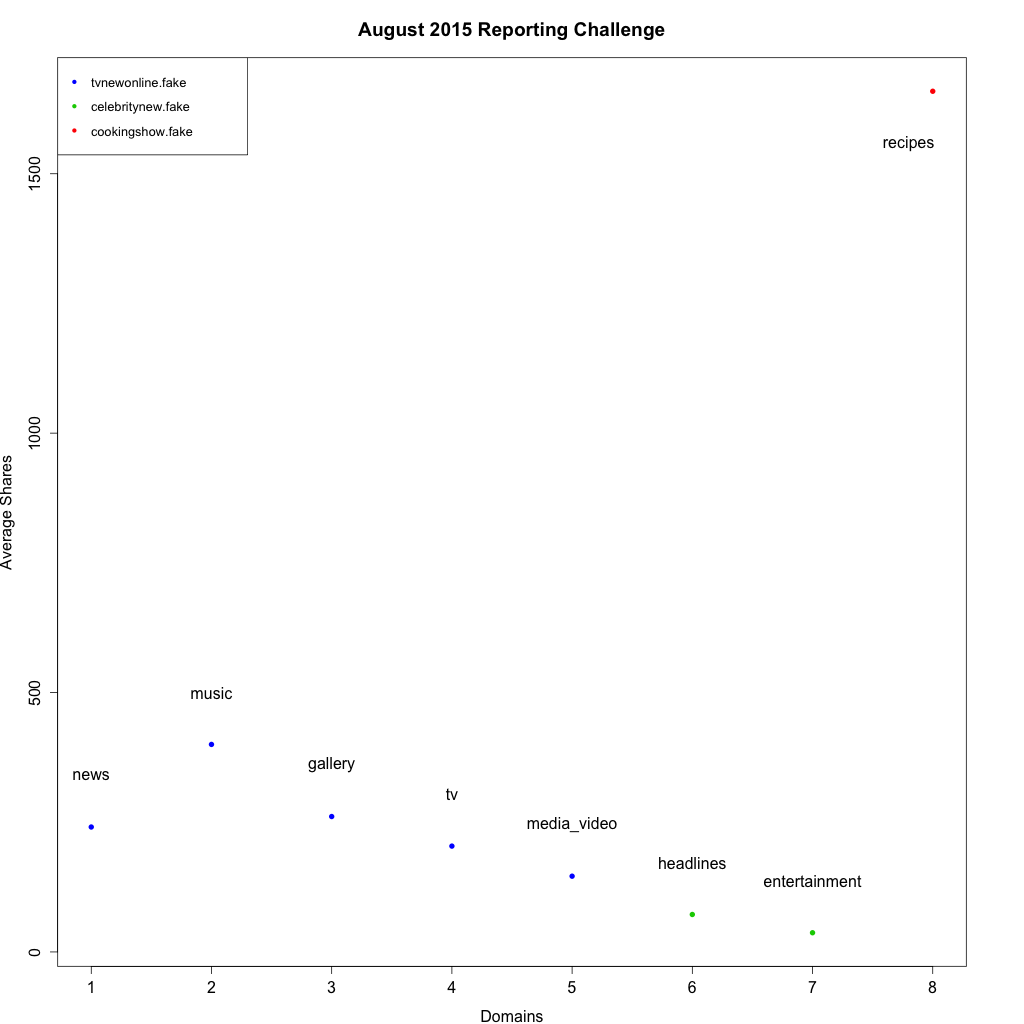

R code for this plot:
#August 2015 Reporting Challenge
a<-read.xlsx("db.xlsx")
FeaturesNames<-as.character(a$url)

#calculate summary of domain 1 :tvnewonline.fake 
news<-FeaturesNames[grep("http://www.tvnewsonline.fake/news",FeaturesNames)]
music<-FeaturesNames[grep("http://www.tvnewsonline.fake/music",FeaturesNames)]
gallery<-FeaturesNames[grep("http://www.tvnewsonline.fake/gallery",FeaturesNames)]
tv<-FeaturesNames[grep("http://www.tvnewsonline.fake/tv",FeaturesNames)]
media_video<-FeaturesNames[grep("http://www.tvnewsonline.fake/media/video",FeaturesNames)]
f1<-subset(a,a$url %in% news)
f2<-subset(a,a$url %in% music)
f3<-subset(a,a$url %in% gallery)
f4<-subset(a,a$url %in% tv)
f5<-subset(a,a$url %in% media_video)
m1<-summary(f1$shares)[c(1,4,6)]
m2<-summary(f2$shares)[c(1,4,6)]
m3<-summary(f3$shares)[c(1,4,6)]
m4<-summary(f4$shares)[c(1,4,6)]
m5<-summary(f5$shares)[c(1,4,6)]

#calculate summary of domain 2 :celebritynew.fake 
headlines<-FeaturesNames[grep("http://www.celebritynews.fake/headlines",FeaturesNames)]
entertainment<-FeaturesNames[grep("http://www.celebritynews.fake/entertainment",FeaturesNames)]
f6<-subset(a,a$url %in% headlines)
m6<-summary(f6$shares)[c(1,4,6)]
f7<-subset(a,a$url %in% entertainment)
m7<-summary(f7$shares)[c(1,4,6)]

#calculate summary of domain 3 :cookingshow.fake
recipes<-FeaturesNames[grep("http://www.cookingshow.fake/food/recipe",FeaturesNames)]
f8<-subset(a,a$url %in% recipes)
m8<-summary(f8$shares)[c(1,4,6)]

#plotting the shares for all domain
plot(x,mean_set,xlab=c("Domains"),ylab="Average Shares",type = "n")
points(x[1:5],mean_set[1:5],col=4,pch=16)
points(x[6:7],mean_set[6:7],col=3,pch=16)
points(x[8],mean_set[8],col=2,pch=16)
text(x,mean_set+100,c("news","music","gallery","tv","media_video","headlines","entertainment"))
text(x[8]-0.2,mean_set[8]-100,"recipes")
title(main="August 2015 Reporting Challenge")
legend("topleft",legend = c("tvnewonline.fake","celebritynew.fake","cookingshow.fake"),pch=16,cex=0.8,col = c(4,3,2))

dev.copy(png,file="naina.png", width=1024, height=1024)
dev.off()
